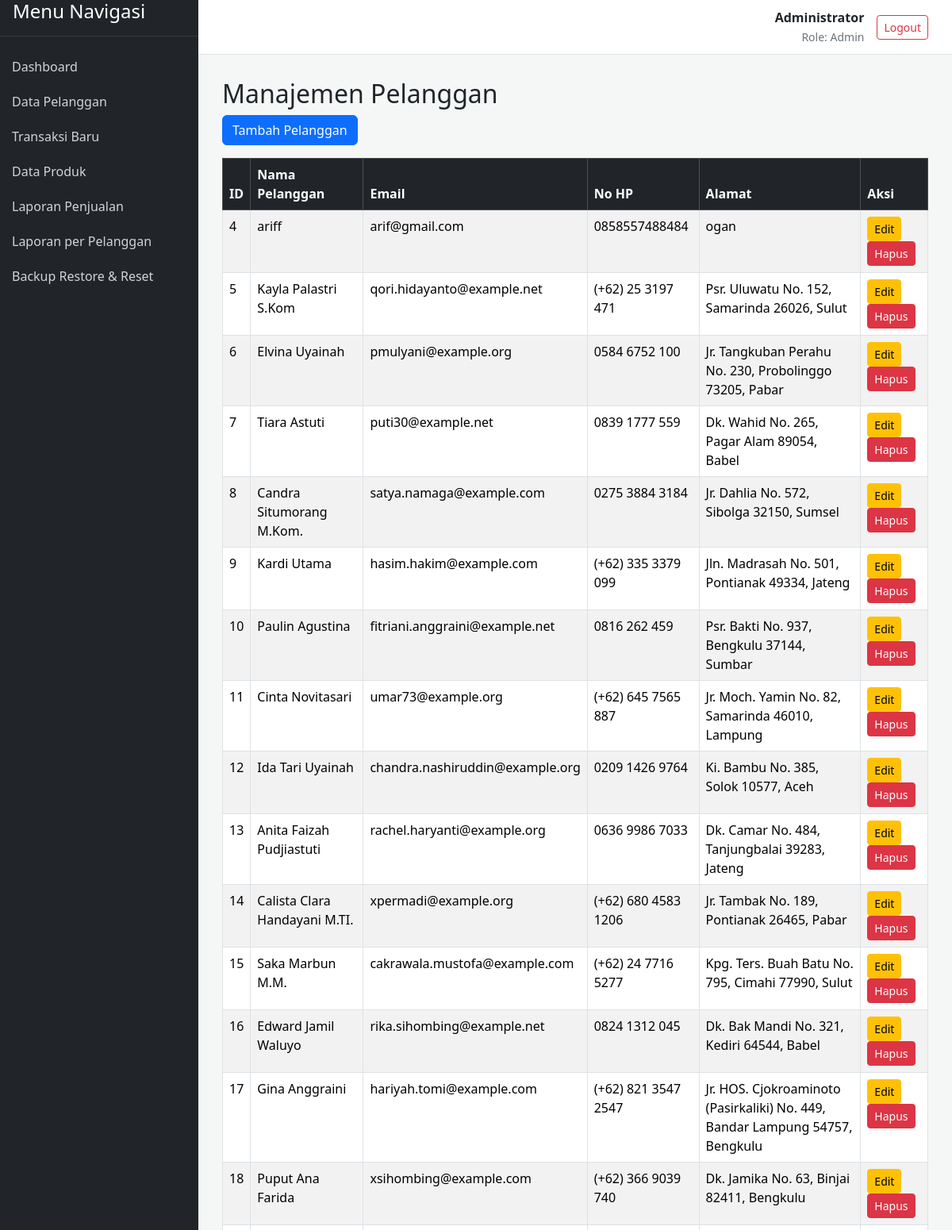
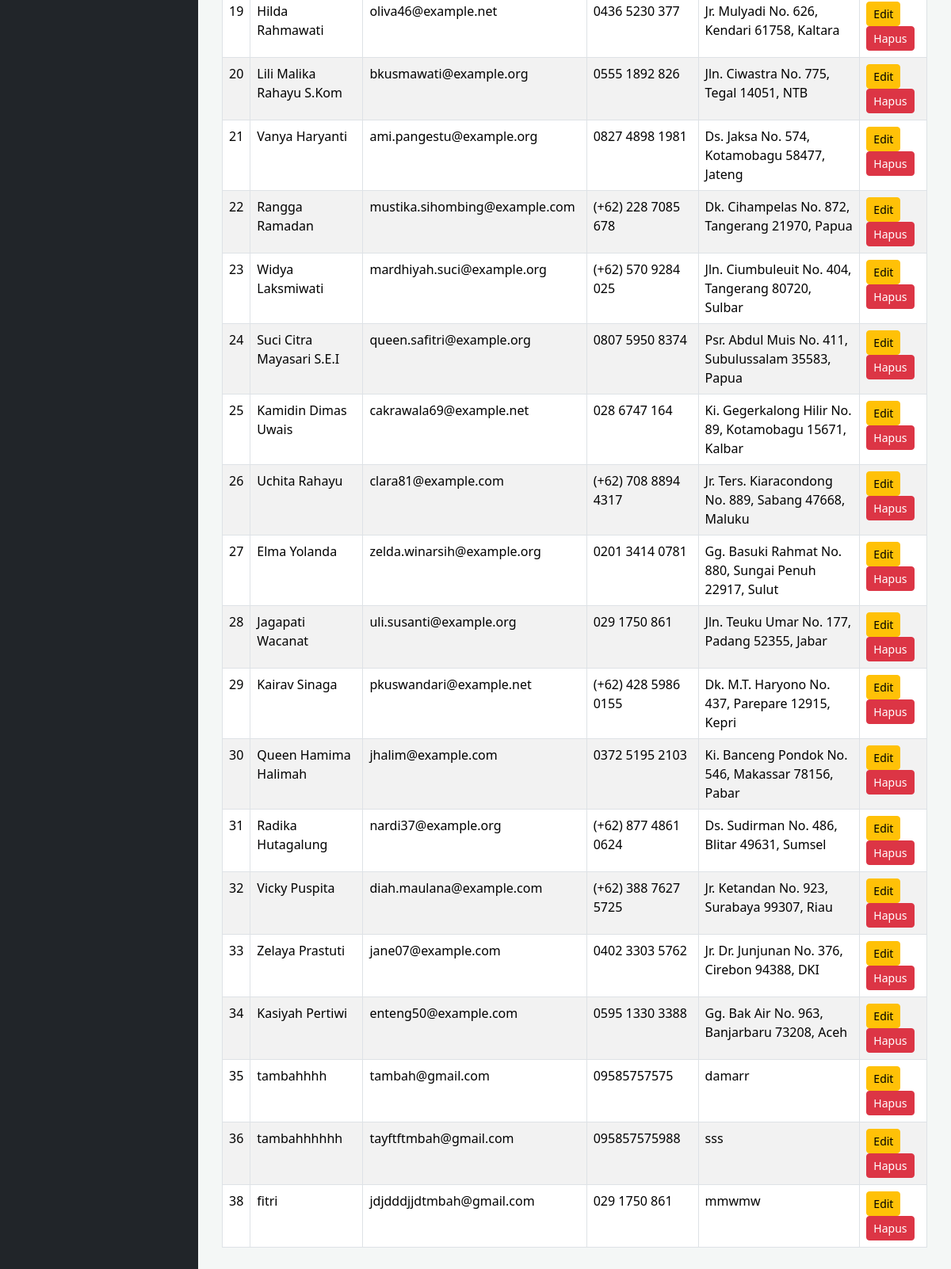
Screenshot of /pelanggan/index.php (signed in) with the database file from the repository (2 pictures, top to bottom).
### tables this page shows
CREATE TABLE `pelanggan` (
  `id_pelanggan` int(11) NOT NULL,
  `nama_pelanggan` varchar(100) NOT NULL,
  `email` varchar(100) NOT NULL,
  `no_hp` varchar(20) DEFAULT NULL,
  `alamat` text DEFAULT NULL
);

### pelanggan/index.php (the view, shortened to what this page needs)
<?php
include '../templates/header.php';
include '../config/database.php';
$statement = $pdo->query("SELECT * FROM pelanggan ORDER BY id_pelanggan ASC");
$pelanggan = $statement->fetchAll(PDO::FETCH_ASSOC);
?>
<h2>Manajemen Pelanggan</h2>
<a href="tambah.php" class="btn btn-primary mb-3">Tambah Pelanggan</a>
<table class="table table-bordered table-striped">
    <thead class="table-dark">
        <tr>
            <th>ID</th>
            <th>Nama Pelanggan</th>
            <th>Email</th>
            <th>No HP</th>
            <th>Alamat</th>
            <?php if (isset($_SESSION['role']) && $_SESSION['role'] == 'Admin'): ?>
                <th>Aksi</th>
            <?php endif; ?>
        </tr>
    </thead>
    <tbody>
        <?php foreach ($pelanggan as $p) : ?>
            <tr>
                <td><?php echo htmlspecialchars($p['id_pelanggan']); ?></td>
                <td><?php echo htmlspecialchars($p['nama_pelanggan']); ?></td>
                <td><?php echo htmlspecialchars($p['email']); ?></td>
                <td><?php echo htmlspecialchars($p['no_hp']); ?></td>
                <td><?php echo htmlspecialchars($p['alamat']); ?></td>
                <?php if (isset($_SESSION['role']) && $_SESSION['role'] == 'Admin'): ?>
                    <td>
                        <a href="edit.php?id=<?php echo $p['id_pelanggan']; ?>" class="btn btn-sm btn-warning">Edit</a>
                        <a href="index.php?action=delete&id=<?php echo $p['id_pelanggan']; ?>" class="btn btn-sm btn-danger" onclick="return confirm('Yakin ingin menghapus data ini?');">Hapus</a>
                    </td>
                <?php endif; ?>
            </tr>
        <?php endforeach; ?>
    </tbody>
</table>
<?php
include '../templates/footer.php';
?>

### templates/header.php (shortened to what this page needs)
<!DOCTYPE html>
<html lang="id">
<head>
    <link href="https://cdn.jsdelivr.net/npm/bootstrap@5.3.2/dist/css/bootstrap.min.css" rel="stylesheet">
</head>
<body>
    <?php
    if (isset($_SESSION['user_id'])) {
        include 'sidebar.php';
    }
    ?>
    <div class="content">
        <?php if (isset($_SESSION['user_id'])): ?>
            <div class="topbar">
                <div class="user-info me-3">
                    <strong><?php echo htmlspecialchars($_SESSION['nama_lengkap']); ?></strong>
                    <small>Role: <?php echo htmlspecialchars($_SESSION['role']); ?></small>
                </div>
                <a href="/logout.php" class="btn btn-outline-danger btn-sm">Logout</a>
            </div>
        <?php endif; ?>
        <div class="content-inner">

### templates/sidebar.php (shortened to what this page needs)
<div class="sidebar">
    <h4 class="px-3">Menu Navigasi</h4>
    <hr class="text-secondary">
    <ul class="nav flex-column">
        <li class="nav-item">
            <a class="nav-link" href="/index.php">Dashboard</a>
        </li>
        <li class="nav-item">
            <a class="nav-link" href="/pelanggan/index.php">Data Pelanggan</a>
        </li>
        <li class="nav-item">
            <a class="nav-link" href="/transaksi/index.php">Transaksi Baru</a>
        </li>
        <?php if (isset($_SESSION['role']) && $_SESSION['role'] == 'Admin'): ?>
            <li class="nav-item">
                <a class="nav-link" href="/produk/index.php">Data Produk</a>
            </li>
            <li class="nav-item">
                <a class="nav-link" href="/laporan/index.php">Laporan Penjualan</a>
            </li>
            <li class="nav-item">
                <a class="nav-link" href="/laporan/laporan_pelanggan.php">Laporan per Pelanggan</a>
            </li>
            <li class="nav-item">
                <a class="nav-link" href="/admin/backup.php">Backup Restore & Reset</a>
            </li>
        <?php endif; ?>
    </ul>
</div>

### templates/footer.php
</div> </div> <script src="https://cdn.jsdelivr.net/npm/bootstrap@5.3.2/dist/js/bootstrap.bundle.min.js"></script>
</body>
</html>

### templates/header.php (style rules this page uses)
body { display: flex; min-height: 100vh; background-color: #f4f7f6; }
.sidebar { flex-shrink: 0; width: 250px; background: #212529; color: white; }
.sidebar a { color: rgba(255, 255, 255, 0.8); padding: 10px 15px; }
.content { flex-grow: 1; padding: 0; }
.content-inner { padding: 30px; }
.topbar { background: white; padding: 10px 30px; border-bottom: 1px solid #dee2e6; display: flex; justify-content: flex-end; align-items: center; }
.user-info { text-align: right; }
.user-info strong { display: block; }
.user-info small { color: #6c757d; }

### rows the page displays
pelanggan: id_pelanggan "4", nama_pelanggan "ariff", email "arif@gmail.com", no_hp "0858557488484", alamat "ogan"
pelanggan: id_pelanggan "5", nama_pelanggan "Kayla Palastri S.Kom", email "qori.hidayanto@example.net", no_hp "(+62) 25 3197 471", alamat "Psr. Uluwatu No. 152, Samarinda 26026, Sulut"
pelanggan: id_pelanggan "6", nama_pelanggan "Elvina Uyainah", email "pmulyani@example.org", no_hp "0584 6752 100", alamat "Jr. Tangkuban Perahu No. 230, Probolinggo 73205, Pabar"
pelanggan: id_pelanggan "7", nama_pelanggan "Tiara Astuti", email "puti30@example.net", no_hp "0839 1777 559", alamat "Dk. Wahid No. 265, Pagar Alam 89054, Babel"
pelanggan: id_pelanggan "8", nama_pelanggan "Candra Situmorang M.Kom.", email "satya.namaga@example.com", no_hp "0275 3884 3184", alamat "Jr. Dahlia No. 572, Sibolga 32150, Sumsel"
pelanggan: id_pelanggan "9", nama_pelanggan "Kardi Utama", email "hasim.hakim@example.com", no_hp "(+62) 335 3379 099", alamat "Jln. Madrasah No. 501, Pontianak 49334, Jateng"
pelanggan: id_pelanggan "10", nama_pelanggan "Paulin Agustina", email "fitriani.anggraini@example.net", no_hp "0816 262 459", alamat "Psr. Bakti No. 937, Bengkulu 37144, Sumbar"
pelanggan: id_pelanggan "11", nama_pelanggan "Cinta Novitasari", email "umar73@example.org", no_hp "(+62) 645 7565 887", alamat "Jr. Moch. Yamin No. 82, Samarinda 46010, Lampung"
pelanggan: id_pelanggan "12", nama_pelanggan "Ida Tari Uyainah", email "chandra.nashiruddin@example.org", no_hp "0209 1426 9764", alamat "Ki. Bambu No. 385, Solok 10577, Aceh"
pelanggan: id_pelanggan "13", nama_pelanggan "Anita Faizah Pudjiastuti", email "rachel.haryanti@example.org", no_hp "0636 9986 7033", alamat "Dk. Camar No. 484, Tanjungbalai 39283, Jateng"
pelanggan: id_pelanggan "14", nama_pelanggan "Calista Clara Handayani M.TI.", email "xpermadi@example.org", no_hp "(+62) 680 4583 1206", alamat "Jr. Tambak No. 189, Pontianak 26465, Pabar"
pelanggan: id_pelanggan "15", nama_pelanggan "Saka Marbun M.M.", email "cakrawala.mustofa@example.com", no_hp "(+62) 24 7716 5277", alamat "Kpg. Ters. Buah Batu No. 795, Cimahi 77990, Sulut"
pelanggan: id_pelanggan "16", nama_pelanggan "Edward Jamil Waluyo", email "rika.sihombing@example.net", no_hp "0824 1312 045", alamat "Dk. Bak Mandi No. 321, Kediri 64544, Babel"
pelanggan: id_pelanggan "17", nama_pelanggan "Gina Anggraini", email "hariyah.tomi@example.com", no_hp "(+62) 821 3547 2547", alamat "Jr. HOS. Cjokroaminoto (Pasirkaliki) No. 449, Bandar Lampung 54757, Bengkulu"
pelanggan: id_pelanggan "18", nama_pelanggan "Puput Ana Farida", email "xsihombing@example.com", no_hp "(+62) 366 9039 740", alamat "Dk. Jamika No. 63, Binjai 82411, Bengkulu"
pelanggan: id_pelanggan "19", nama_pelanggan "Hilda Rahmawati", email "oliva46@example.net", no_hp "0436 5230 377", alamat "Jr. Mulyadi No. 626, Kendari 61758, Kaltara"
pelanggan: id_pelanggan "20", nama_pelanggan "Lili Malika Rahayu S.Kom", email "bkusmawati@example.org", no_hp "0555 1892 826", alamat "Jln. Ciwastra No. 775, Tegal 14051, NTB"
pelanggan: id_pelanggan "21", nama_pelanggan "Vanya Haryanti", email "ami.pangestu@example.org", no_hp "0827 4898 1981", alamat "Ds. Jaksa No. 574, Kotamobagu 58477, Jateng"
pelanggan: id_pelanggan "22", nama_pelanggan "Rangga Ramadan", email "mustika.sihombing@example.com", no_hp "(+62) 228 7085 678", alamat "Dk. Cihampelas No. 872, Tangerang 21970, Papua"
pelanggan: id_pelanggan "23", nama_pelanggan "Widya Laksmiwati", email "mardhiyah.suci@example.org", no_hp "(+62) 570 9284 025", alamat "Jln. Ciumbuleuit No. 404, Tangerang 80720, Sulbar"
pelanggan: id_pelanggan "24", nama_pelanggan "Suci Citra Mayasari S.E.I", email "queen.safitri@example.org", no_hp "0807 5950 8374", alamat "Psr. Abdul Muis No. 411, Subulussalam 35583, Papua"
pelanggan: id_pelanggan "25", nama_pelanggan "Kamidin Dimas Uwais", email "cakrawala69@example.net", no_hp "028 6747 164", alamat "Ki. Gegerkalong Hilir No. 89, Kotamobagu 15671, Kalbar"
pelanggan: id_pelanggan "26", nama_pelanggan "Uchita Rahayu", email "clara81@example.com", no_hp "(+62) 708 8894 4317", alamat "Jr. Ters. Kiaracondong No. 889, Sabang 47668, Maluku"
pelanggan: id_pelanggan "27", nama_pelanggan "Elma Yolanda", email "zelda.winarsih@example.org", no_hp "0201 3414 0781", alamat "Gg. Basuki Rahmat No. 880, Sungai Penuh 22917, Sulut"
pelanggan: id_pelanggan "28", nama_pelanggan "Jagapati Wacanat", email "uli.susanti@example.org", no_hp "029 1750 861", alamat "Jln. Teuku Umar No. 177, Padang 52355, Jabar"
pelanggan: id_pelanggan "29", nama_pelanggan "Kairav Sinaga", email "pkuswandari@example.net", no_hp "(+62) 428 5986 0155", alamat "Dk. M.T. Haryono No. 437, Parepare 12915, Kepri"
pelanggan: id_pelanggan "30", nama_pelanggan "Queen Hamima Halimah", email "jhalim@example.com", no_hp "0372 5195 2103", alamat "Ki. Banceng Pondok No. 546, Makassar 78156, Pabar"
pelanggan: id_pelanggan "31", nama_pelanggan "Radika Hutagalung", email "nardi37@example.org", no_hp "(+62) 877 4861 0624", alamat "Ds. Sudirman No. 486, Blitar 49631, Sumsel"
pelanggan: id_pelanggan "32", nama_pelanggan "Vicky Puspita", email "diah.maulana@example.com", no_hp "(+62) 388 7627 5725", alamat "Jr. Ketandan No. 923, Surabaya 99307, Riau"
pelanggan: id_pelanggan "33", nama_pelanggan "Zelaya Prastuti", email "jane07@example.com", no_hp "0402 3303 5762", alamat "Jr. Dr. Junjunan No. 376, Cirebon 94388, DKI"
pelanggan: id_pelanggan "34", nama_pelanggan "Kasiyah Pertiwi", email "enteng50@example.com", no_hp "0595 1330 3388", alamat "Gg. Bak Air No. 963, Banjarbaru 73208, Aceh"
pelanggan: id_pelanggan "35", nama_pelanggan "tambahhhh", email "tambah@gmail.com", no_hp "09585757575", alamat "damarr"
pelanggan: id_pelanggan "36", nama_pelanggan "tambahhhhhh", email "tayftftmbah@gmail.com", no_hp "095857575988", alamat "sss"
pelanggan: id_pelanggan "38", nama_pelanggan "fitri", email "jdjdddjjdtmbah@gmail.com", no_hp "029 1750 861", alamat "mmwmw"

### other values shown
$_SESSION['nama_lengkap'] "Administrator"
$_SESSION['role'] "Admin"
